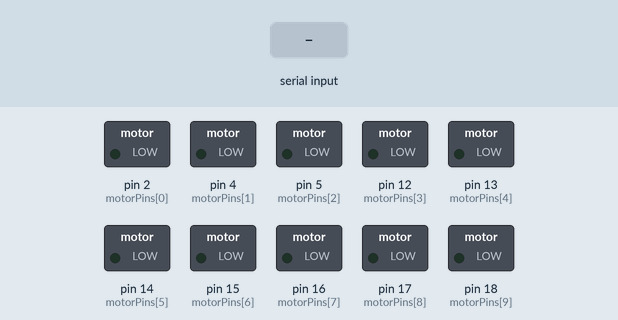
This sketch was run on a simulated Arduino Uno, built with avr-gcc and run on an emulated ATmega328P. On the bench: switched loads named in the sketch (green lamp = pin HIGH). The test bench sets the inputs (shaded band).

Above: at 1.2 s.
1.3 s: "90,45\n" received over the second serial link
At 3.4 s:
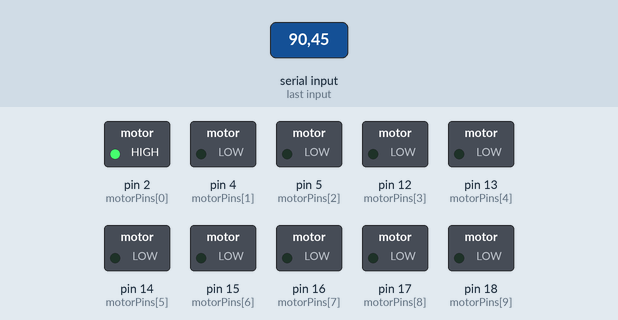
3.8 s: "5\n" received over the second serial link
At 4.5 s:
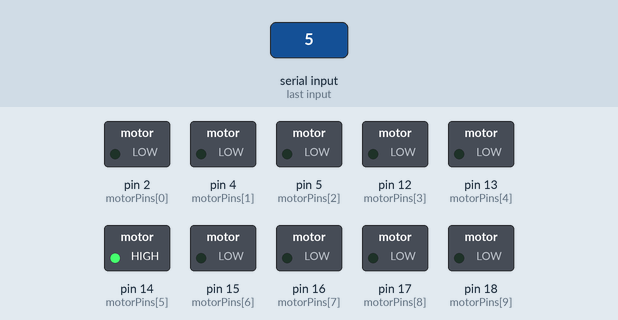
Timing chart, 0 to 6.8 s (numbered marks = the images above; inputs shaded):
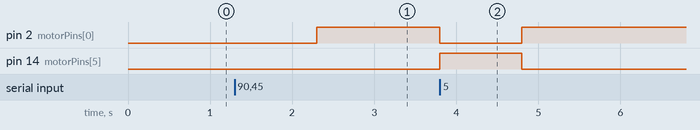

Measured:
- after the input at 1.3 s, pin 2 (motorPins[0]): LOW → HIGH after 1.0 s
- after the input at 3.8 s, pin 2 (motorPins[0]): HIGH → LOW at once, → HIGH 1.0 s later; pin 14 (motorPins[5]): LOW → HIGH at once, → LOW 1.0 s later

The sketch:

codi_esp322705.ino
```cpp
#include <SoftwareSerial.h>
SoftwareSerial SerialBT(8, 9); // RX, TX per al mòdul Bluetooth

const int motorPins[10] = {2, 4, 5, 12, 13, 14, 15, 16, 17, 18}; // Pins dels motors al torso

void setup() {
  Serial.begin(115200);
  SerialBT.begin(9600); // Velocitat de comunicació del mòdul Bluetooth

  for (int i = 0; i < 10; i++) {
    pinMode(motorPins[i], OUTPUT);
    digitalWrite(motorPins[i], LOW);
  }
}

void loop() {
  if (SerialBT.available()) {
    int motorIndex = SerialBT.parseInt();
    activateMotor(motorIndex);
  }
}

void activateMotor(int motorIndex) {
  for (int i = 0; i < 10; i++) {
    if (i == motorIndex) {
      digitalWrite(motorPins[i], HIGH); // Activa el motor corresponent
    } else {
      digitalWrite(motorPins[i], LOW); // Apaga els altres motors
    }
  }
}
```
